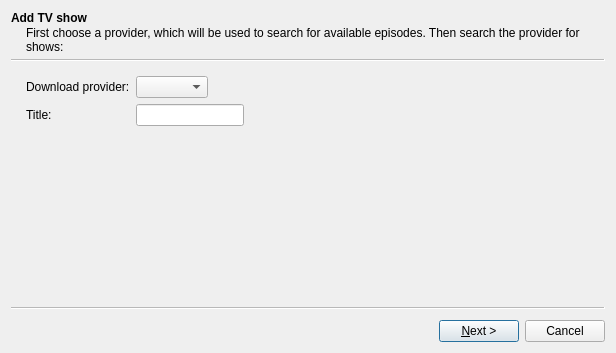
<?xml version="1.0" encoding="UTF-8"?>
<ui version="4.0">
 <class>NewSeriesWizard</class>
 <widget class="QWizard" name="NewSeriesWizard">
  <property name="geometry">
   <rect>
    <x>0</x>
    <y>0</y>
    <width>616</width>
    <height>353</height>
   </rect>
  </property>
  <property name="maximumSize">
   <size>
    <width>616</width>
    <height>353</height>
   </size>
  </property>
  <property name="windowTitle">
   <string>Wizard</string>
  </property>
  <property name="modal">
   <bool>true</bool>
  </property>
  <property name="options">
   <set>QWizard::NoBackButtonOnStartPage</set>
  </property>
  <widget class="QWizardPage" name="wizardPageSearch">
   <property name="title">
    <string>Add TV show</string>
   </property>
   <property name="subTitle">
    <string>First choose a provider, which will be used to search for available episodes. Then search the provider for shows:</string>
   </property>
   <layout class="QFormLayout" name="formLayout_2">
    <property name="fieldGrowthPolicy">
     <enum>QFormLayout::FieldsStayAtSizeHint</enum>
    </property>
    <item row="0" column="0">
     <widget class="QLabel" name="label">
      <property name="text">
       <string>Download provider:</string>
      </property>
     </widget>
    </item>
    <item row="0" column="1">
     <widget class="QComboBox" name="comboBoxProvider"/>
    </item>
    <item row="1" column="0">
     <widget class="QLabel" name="label_2">
      <property name="enabled">
       <bool>true</bool>
      </property>
      <property name="text">
       <string>Title:</string>
      </property>
     </widget>
    </item>
    <item row="1" column="1">
     <widget class="QLineEdit" name="lineEditName">
      <property name="enabled">
       <bool>true</bool>
      </property>
     </widget>
    </item>
    <item row="3" column="0">
     <spacer name="verticalSpacer">
      <property name="orientation">
       <enum>Qt::Vertical</enum>
      </property>
      <property name="sizeHint" stdset="0">
       <size>
        <width>20</width>
        <height>40</height>
       </size>
      </property>
     </spacer>
    </item>
    <item row="2" column="1">
     <widget class="QLabel" name="labelError">
      <property name="text">
       <string/>
      </property>
     </widget>
    </item>
   </layout>
  </widget>
  <widget class="QWizardPage" name="wizardPageConfirmation">
   <property name="title">
    <string>Confirm TV show</string>
   </property>
   <property name="subTitle">
    <string>Please confirm what the download provider(s) found for your search.</string>
   </property>
   <layout class="QFormLayout" name="formLayout">
    <item row="0" column="0">
     <widget class="QLabel" name="label_3">
      <property name="text">
       <string>Title:</string>
      </property>
     </widget>
    </item>
    <item row="0" column="1">
     <widget class="QLabel" name="labelTitle">
      <property name="text">
       <string>TextLabel</string>
      </property>
     </widget>
    </item>
    <item row="2" column="0">
     <spacer name="verticalSpacer_2">
      <property name="orientation">
       <enum>Qt::Vertical</enum>
      </property>
      <property name="sizeHint" stdset="0">
       <size>
        <width>20</width>
        <height>40</height>
       </size>
      </property>
     </spacer>
    </item>
    <item row="1" column="0">
     <widget class="QLabel" name="label_4">
      <property name="text">
       <string>Base URL:</string>
      </property>
     </widget>
    </item>
    <item row="1" column="1">
     <widget class="QLabel" name="labelBaseUrl">
      <property name="text">
       <string>TextLabel</string>
      </property>
     </widget>
    </item>
   </layout>
  </widget>
 </widget>
 <resources/>
 <connections/>
</ui>
